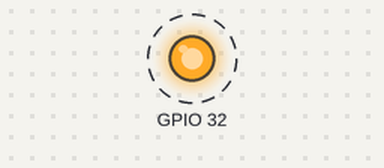
A sketch run on a simulated ESP32. Shown: output pins drawn as LEDs (lit = HIGH). Dashed ring = blinking. What the sketch prints to the serial monitor is not drawn.

Above: at 0.05 s.
Timing chart, 0 to 3.0 s (numbered marks = the images above):
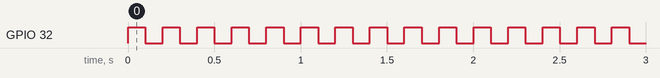

The sketch:

Ltika_ESP.ino
```cpp
//ESPでLチカする
#include <Arduino.h>

int_fast8_t _toggle = 0;

void setup() {
	Serial.begin(115200);
	pinMode(32, OUTPUT);
	digitalWrite(32, LOW);
}

void loop() {
	if(_toggle == 0) {
			Serial.println("点灯");
			digitalWrite(32, HIGH);
			_toggle = 1;
	} else {
			Serial.println("消灯");
			digitalWrite(32, LOW);
			_toggle = 0;
	}
	delay(100);
}
```

Measured:
- by itself, GPIO 32: alternates HIGH for 0.10 s and LOW for 0.10 s
